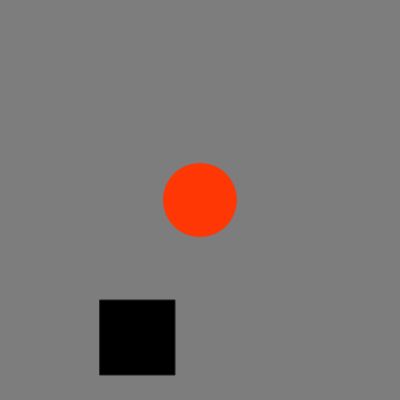
Frame 1 (no input)
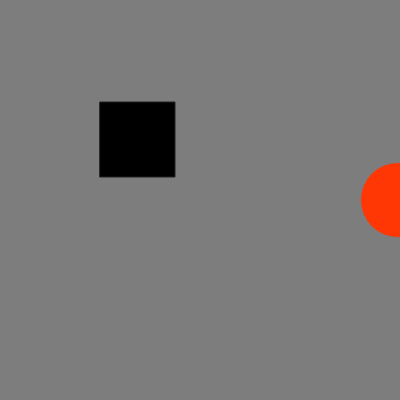
Frame 60 (no input)
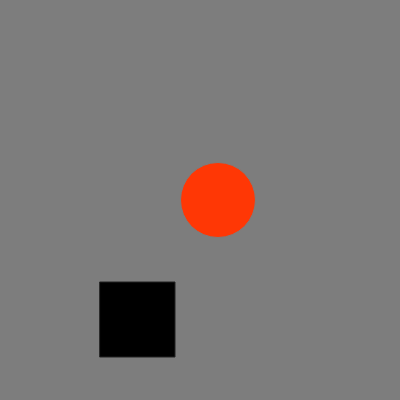
Frame 120 (the mouse pressed at the canvas centre since frame 60)

The p5.js sketch that drew these frames (run headless with seeded random() and noise() and a simulated clock; from frame 60 on, the mouse is pressed at the canvas centre):

// p5.js sketch
// ── sketch.js





var circX=200;
var circY=200;
var circStroke=125;
var circR= 255;
var circB = 5;
var circG= 55;
var circSize= 75;
var recX= 100;
var recY= 300;
var recStroke= 35;
var recCol= 0;
var recSize= 75;
var canvBG;
canvBG= 125,55,255;
var speed= 18;



function setup() {
  createCanvas(400,400);
}

function draw() {
  background(canvBG);
  stroke(circStroke);
  fill(circR,circG,circB);
  stroke(circStroke);
  ellipse(circX, circY, circSize, circSize);
  fill(circR, circG,circB, 135);
  
  circX = circX + speed;
  
  
  
  
  
  
  stroke(recStroke);
  fill(recCol);
  rect(recX, recY, recSize, recSize)
  
  recY= recY - speed;
  
  if(circX > width || circX < 0) {
    
    speed = speed *-1
    
  }
  
  
  
  
  
  
  
  
  
  
}
